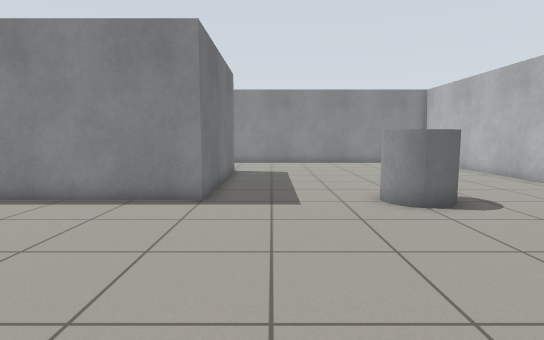
view 1 (above)

15 first-person views from a walk through a robot-simulator world made for Gazebo. The camera is 0.92 m above the floor, tilts 6° down and sees 80° across. The floor is counted in squares, 0.5 m on a side. Each view is taken from the middle of a square. On the plan, view 1 faces up. The plan holds only what a view shows up to about 17 squares ahead; the rest is blank.

view 2
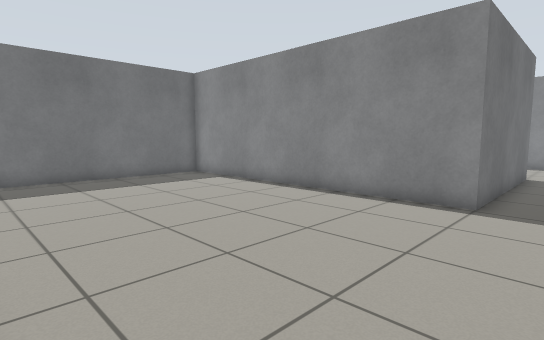

view 3
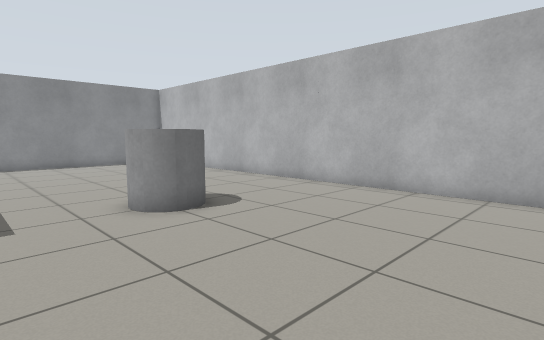

view 4
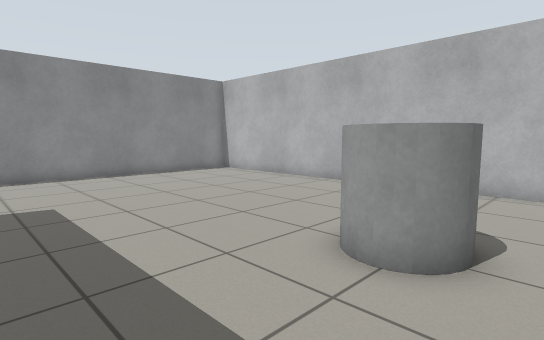

view 5
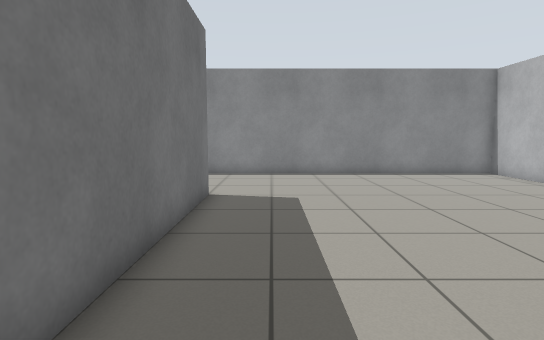

view 6
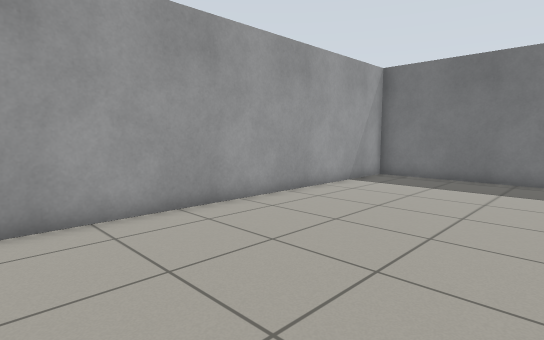

view 7
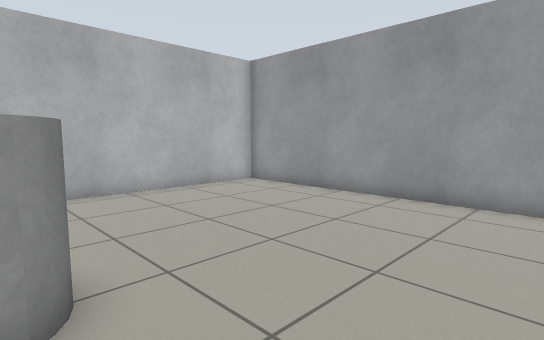

view 8
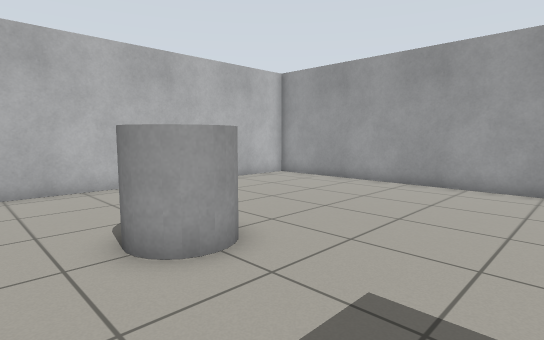

view 9
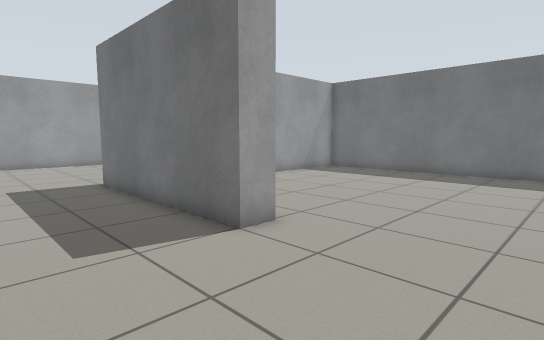

view 10
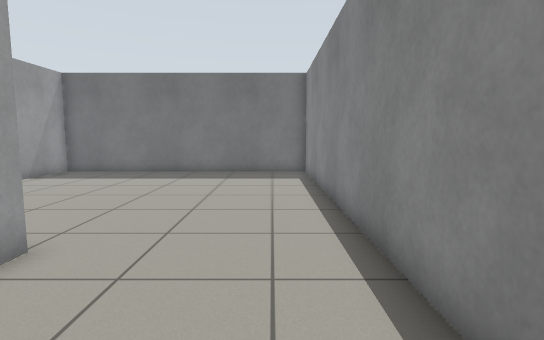

view 11
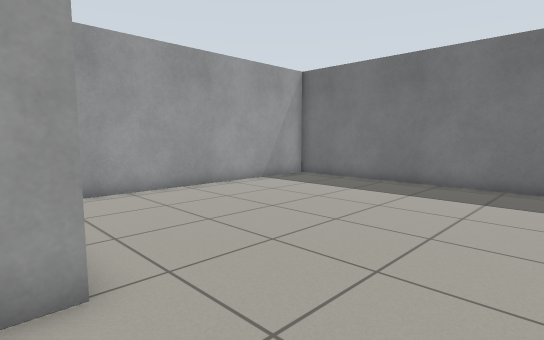

view 12
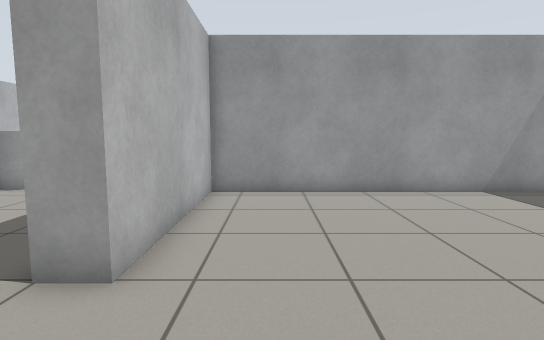

view 13
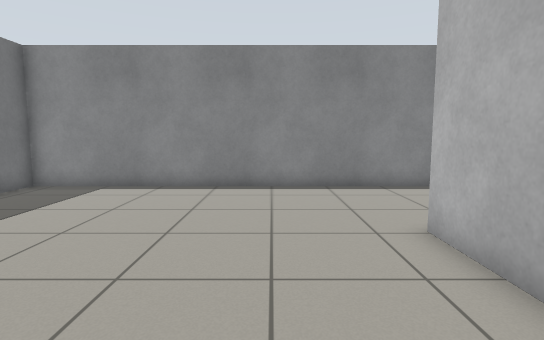

view 14
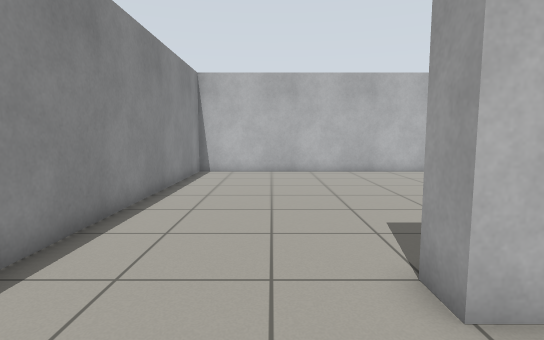

view 15
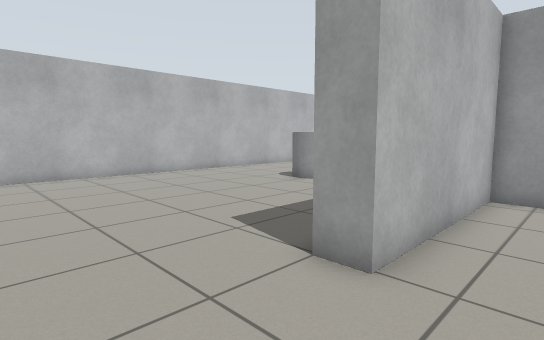

### Floor plan
Points are (right, up) in squares from view 1. A wall is a line through its corners. A room is listed if a view was taken in it or the views show most of it. See-through windows are left out.
Room 1 (views 1, 2, 3, 4, 5, 6, 7, 8, 9, 10, 11)
walls: (-3, 17.1) (-2, 17.1) (-2, 9.2) (-14.7, 9.2) (-14.7, -0.4) (10.7, -0.4) (10.7, 22.7) (-3.5, 22.7)
ways out: opening at (-2.5, 20) to room 2
objects: grey cylinder (3, 8) to (5, 10)
Room 2 (views 12, 13, 14, 15)
walls: (-3.5, 22.7) (-14.7, 22.7) (-14.7, 10.4) (-3, 10.4) (-3, 17.1)
ways out: opening at (-2.5, 20) to room 1

Positions as (right, up) in squares from view 1, and headings:
1: (0, 0), facing up
2: (0, 0), facing up-left
3: (0, 1), facing up-right
4: (-1, 7), facing up-right
5: (0, 7), facing up
6: (0, 7), facing down-left
7: (0, 9), facing down-right
8: (-1, 12), facing down-right
9: (2, 22), facing down-left
10: (2, 21), facing left
11: (-2, 21), facing down-left
12: (-5, 21), facing down
13: (-6, 11), facing up
14: (-6, 19), facing right
15: (-5, 21), facing down-right
